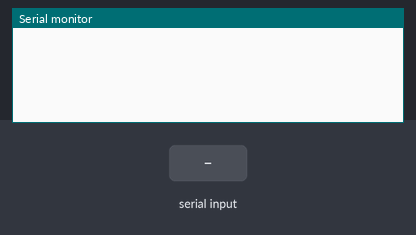
A sketch run on a simulated ESP32. Parts: the last lines printed to the serial monitor. The test bench sets the inputs (shaded band).

Above: at 2.8 s.
2.9 s: "5\n" received over Serial
At 4.9 s:
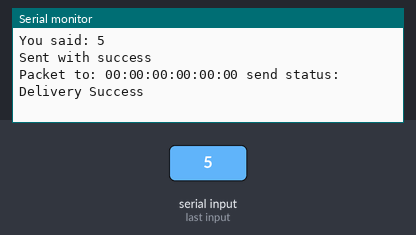
5.5 s: "90\n" received over Serial
At 9.1 s:
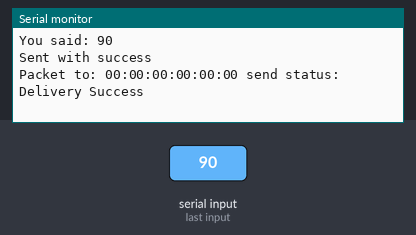

The sketch:

tinypico_wifi_sender.ino
```cpp
// (licence header left out)
/**
 * UPLOAD THIS CODE TO THE SENDER
 */

#include <esp_now.h>
#include <WiFi.h>

/*
 *  REPLACE WITH YOUR ESP RECEIVER'S MAC ADDRESS
 *  ADD OR DELETE LINES DEPENDING ON NUMBER OF RECEIVER BOARDS
 */
uint8_t broadcastAddress1[] = {0x50, 0x02, 0x91, 0xA1, 0x96, 0x6C};

String deviceBData = "";


//type struct with two integer variables
typedef struct data_struct {
  int wifiData;
} data_struct;

data_struct test; //store variable values

// callback when data is sent
// executed when data is sent, prints if message was successfully delivered to know if board received message
void OnDataSent(const uint8_t *mac_addr, esp_now_send_status_t status) {
  char macStr[18];
  Serial.print("Packet to: ");
  // Copies the sender mac address to a string
  snprintf(macStr, sizeof(macStr), "%02x:%02x:%02x:%02x:%02x:%02x",
           mac_addr[0], mac_addr[1], mac_addr[2], mac_addr[3], mac_addr[4], mac_addr[5]);
  Serial.print(macStr);
  Serial.print(" send status:\t");
  Serial.println(status == ESP_NOW_SEND_SUCCESS ? "Delivery Success" : "Delivery Fail");
}

void setup() {
  Serial.begin(9600);

  //initialize device as wifi station
  WiFi.mode(WIFI_STA);

  //initialize ESP-NOW
  if (esp_now_init() != ESP_OK) {
    Serial.println("Error initializing ESP-NOW");
    return;
  }

  //register callback function to be called when a message is sent
  esp_now_register_send_cb(OnDataSent);

  // register peer
  esp_now_peer_info_t peerInfo;
  peerInfo.channel = 0;
  peerInfo.encrypt = false;
  // register first peer
  memcpy(peerInfo.peer_addr, broadcastAddress1, 6);
  if (esp_now_add_peer(&peerInfo) != ESP_OK){
    Serial.println("Failed to add peer");
    return;
  }
}

void loop() {
  if(Serial.available() > 0) {
    if(Serial.peek() != '\n') //if we press enter in the serial monitor and sent data
    {
      deviceBData += (char)Serial.read(); //add read string into a data cache
    }
    else {
      Serial.read();
      Serial.print("You said: ");
      Serial.println(deviceBData);

      test.wifiData = deviceBData.toInt(); //convert data to an integer
      //send the message - first argument is mac address, if you pass 0 then it sends the same message to all registered peers
      esp_err_t result = esp_now_send(0, (uint8_t *) &test, sizeof(data_struct));
      if (result == ESP_OK) {
        Serial.println("Sent with success");
      }
      else {
        Serial.println("Error sending the data");
      }
       deviceBData = "";
    }
  }

  delay(1000);
}


/**
 * to send data to inidivudal boards
 * esp_err_t result1 = esp_now_send(
  broadcastAddress1,
  (uint8_t *) &test,
  sizeof(test_struct));

if (result1 == ESP_OK) {
  Serial.println("Sent with success");
}
else {
  Serial.println("Error sending the data");
}

 */
```

Measured:
- after the input at 2.9 s, the serial monitor: prints a new line after 1.1 s (image 1)
- after the input at 5.5 s, the serial monitor: prints a new line after 2.5 s (image 2)
